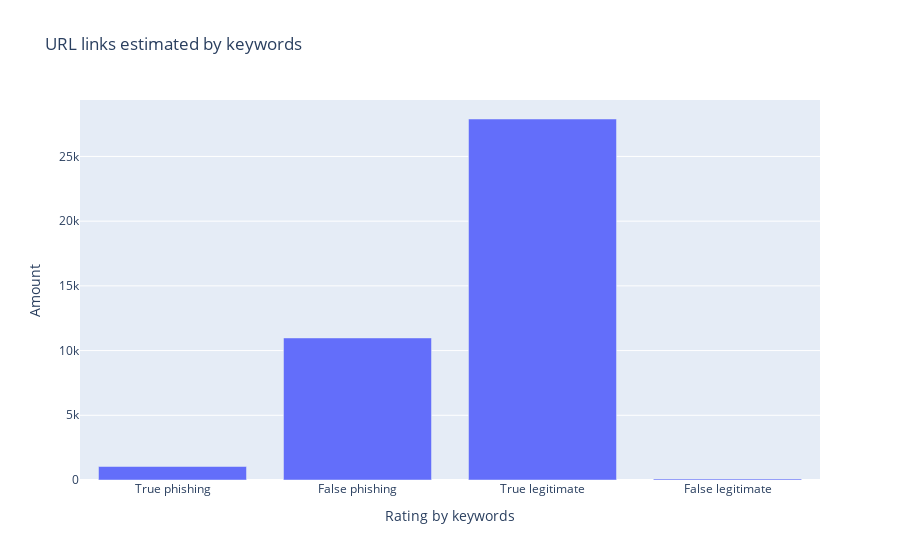

Notebook cell for this chart:
### Code cell
# Plotting dependencies by the keywords

# creating lists
key_number = [key_true_bad, key_false_bad, key_true_good, key_false_good]
key_class = ['True phishing', 'False phishing', 'True legitimate', 'False legitimate']

#visualizing the chart
chart_key = px.bar(x=key_class, y=key_number, title="URL links estimated by keywords",
                     labels = {'x':'Rating by keywords', 'y':'Amount'})
chart_key.show()

### Figure 1 — Plotly figure (JSON) as saved in the notebook; plotly's stock layout.template omitted (floating-point values rounded to 4 significant figures)
{"data": [{"alignmentgroup": "True", "hovertemplate": "Rating by keywords=%{x}<br>Amount=%{y}<extra></extra>", "legendgroup": "", "marker": {"color": "#636efa"}, "name": "", "offsetgroup": "", "orientation": "v", "showlegend": false, "textposition": "auto", "type": "bar", "x": ["True phishing", "False phishing", "True legitimate", "False legitimate"], "xaxis": "x", "y": [1043, 10977, 27894, 86], "yaxis": "y"}], "layout": {"barmode": "relative", "legend": {"tracegroupgap": 0}, "title": {"text": "URL links estimated by keywords"}, "xaxis": {"anchor": "y", "domain": [0, 1], "title": {"text": "Rating by keywords"}}, "yaxis": {"anchor": "x", "domain": [0, 1], "title": {"text": "Amount"}}}}
